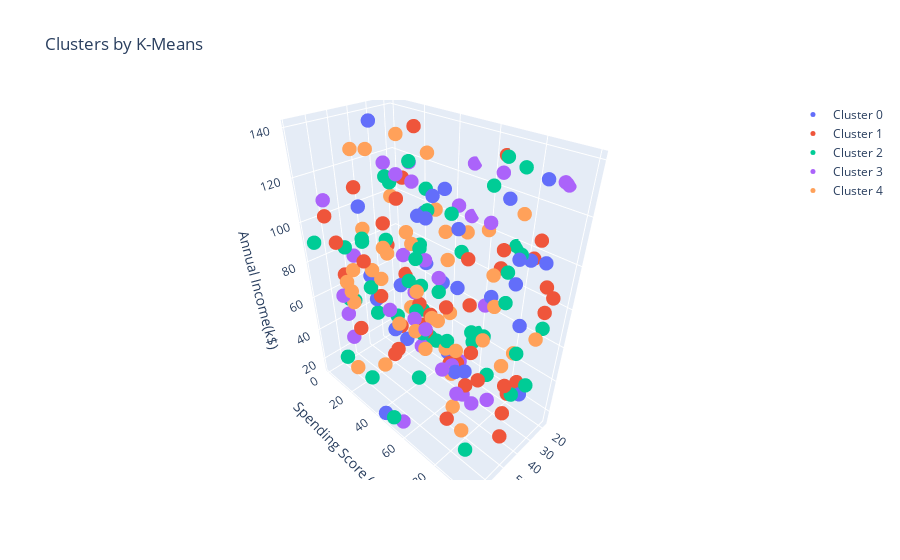

Here is the notebook cell this chart was saved with:
### Code cell
import plotly as py
import plotly.graph_objs as go

def tracer(db, n, name):
    '''
    This function returns trace object for Plotly
    '''
    return go.Scatter3d(
        x=db[db['Cluster'] == n]['Age'],
        y=db[db['Cluster'] == n]['Spending Score (1-100)'],
        z=db[db['Cluster'] == n]['Annual Income(k$)'],
        mode='markers',
        name=name,
        marker=dict(size=5)
    )

# Creating trace objects
trace0 = tracer(KM5_clustered, 0, 'Cluster 0')
trace1 = tracer(KM5_clustered, 1, 'Cluster 1')
trace2 = tracer(KM5_clustered, 2, 'Cluster 2')
trace3 = tracer(KM5_clustered, 3, 'Cluster 3')
trace4 = tracer(KM5_clustered, 4, 'Cluster 4')

# Defining data and layout
data = [trace0, trace1, trace2, trace3, trace4]
layout = go.Layout(
    title='Clusters by K-Means',
    scene=dict(
        xaxis=dict(title='Age'),
        yaxis=dict(title='Spending Score (1-100)'),
        zaxis=dict(title='Annual Income(k$)')
    )
)

# Creating and plotting the figure
fig = go.Figure(data=data, layout=layout)
py.offline.iplot(fig)

### Figure 1 — Plotly figure (JSON) as saved in the notebook; plotly's stock layout.template omitted (floating-point values rounded to 4 significant figures)
{"data": [{"marker": {"size": 5}, "mode": "markers", "name": "Cluster 0", "type": "scatter3d", "x": [27, 34, 69, 49, 41, 29, 52, 54, 23, 58, 35, 19, 38, 22, 58, 18, 23, 68, 52, 39, 53, 38, 45, 34, 60, 37, 26, 22, 40, 29, 39], "y": [12, 93, 46, 71, 49, 60, 36, 74, 45, 71, 39, 23, 5, 88, 24, 21, 43, 69, 44, 10, 98, 1, 59, 97, 8, 92, 74, 47, 90, 88, 79], "z": [53, 136, 16, 47, 119, 25, 52, 119, 17, 98, 104, 68, 46, 25, 112, 95, 23, 127, 51, 139, 108, 59, 126, 107, 61, 78, 121, 66, 108, 102, 86]}, {"marker": {"size": 5}, "mode": "markers", "name": "Cluster 1", "type": "scatter3d", "x": [18, 21, 27, 39, 24, 42, 19, 64, 65, 42, 67, 27, 28, 56, 36, 32, 29, 24, 22, 33, 39, 53, 67, 54, 66, 47, 31, 66, 68, 52, 21, 19, 28, 20, 58, 20, 21, 66, 49, 20, 32, 63], "y": [65, 93, 26, 43, 21, 69, 84, 14, 53, 19, 35, 88, 54, 14, 90, 17, 50, 31, 55, 87, 10, 82, 37, 81, 11, 95, 32, 21, 84, 99, 4, 7, 99, 69, 73, 86, 92, 96, 31, 8, 9, 99], "z": [133, 76, 48, 47, 136, 100, 28, 94, 59, 97, 126, 102, 26, 42, 38, 105, 24, 42, 60, 20, 51, 68, 96, 50, 106, 55, 40, 82, 44, 32, 17, 54, 90, 86, 88, 106, 88, 73, 31, 109, 78, 125]}, {"marker": {"size": 5}, "mode": "markers", "name": "Cluster 2", "type": "scatter3d", "x": [21, 54, 56, 57, 42, 35, 43, 31, 69, 23, 36, 69, 47, 57, 19, 53, 46, 18, 33, 53, 60, 21, 30, 33, 53, 41, 67, 23, 18, 52, 27, 61, 36, 32, 54, 61, 29, 50, 18, 37, 69, 31, 61, 58, 44, 21, 50, 21, 31, 34, 64], "y": [76, 87, 8, 73, 6, 1, 80, 80, 40, 27, 92, 52, 31, 56, 46, 95, 27, 59, 40, 7, 25, 21, 98, 30, 54, 52, 1, 84, 21, 48, 61, 77, 13, 37, 4, 61, 29, 52, 74, 70, 95, 85, 72, 1, 84, 22, 44, 1, 75, 97, 33], "z": [132, 138, 86, 71, 56, 33, 69, 94, 108, 110, 39, 18, 121, 101, 84, 99, 122, 43, 38, 54, 18, 54, 76, 49, 103, 48, 90, 49, 16, 135, 50, 128, 84, 106, 54, 45, 85, 58, 98, 56, 36, 104, 96, 15, 51, 39, 82, 23, 138, 47, 102]}, {"marker": {"size": 5}, "mode": "markers", "name": "Cluster 3", "type": "scatter3d", "x": [65, 37, 68, 41, 26, 33, 18, 37, 68, 18, 22, 60, 49, 59, 64, 18, 53, 30, 54, 32, 38, 31, 66, 49, 21, 18, 41, 53, 59, 40, 62, 42, 43], "y": [56, 33, 15, 62, 54, 75, 50, 59, 81, 50, 9, 8, 81, 9, 85, 61, 57, 24, 58, 28, 34, 8, 55, 4, 92, 92, 19, 2, 70, 41, 93, 84, 71], "z": [136, 119, 115, 39, 26, 133, 103, 117, 69, 126, 68, 61, 35, 50, 56, 61, 65, 123, 100, 59, 49, 119, 15, 77, 131, 129, 48, 27, 100, 37, 131, 34, 28]}, {"marker": {"size": 5}, "mode": "markers", "name": "Cluster 4", "type": "scatter3d", "x": [62, 57, 41, 42, 30, 55, 38, 53, 37, 32, 50, 50, 59, 19, 57, 56, 29, 45, 65, 59, 48, 60, 57, 28, 20, 48, 64, 35, 68, 58, 69, 56, 64, 48, 42, 48, 52, 31, 26, 63, 29, 47, 34], "y": [82, 37, 29, 83, 23, 9, 5, 52, 54, 44, 19, 66, 14, 80, 90, 82, 72, 67, 26, 37, 66, 64, 71, 36, 75, 44, 59, 40, 25, 34, 27, 54, 34, 8, 68, 68, 85, 84, 6, 52, 39, 27, 98], "z": [75, 98, 138, 85, 46, 55, 126, 82, 91, 50, 76, 58, 66, 44, 82, 24, 88, 18, 86, 84, 76, 63, 118, 45, 33, 99, 116, 132, 81, 32, 33, 64, 108, 129, 111, 43, 122, 120, 101, 71, 106, 87, 73]}], "layout": {"scene": {"xaxis": {"title": {"text": "Age"}}, "yaxis": {"title": {"text": "Spending Score (1-100)"}}, "zaxis": {"title": {"text": "Annual Income(k$)"}}}, "title": {"text": "Clusters by K-Means"}}}
